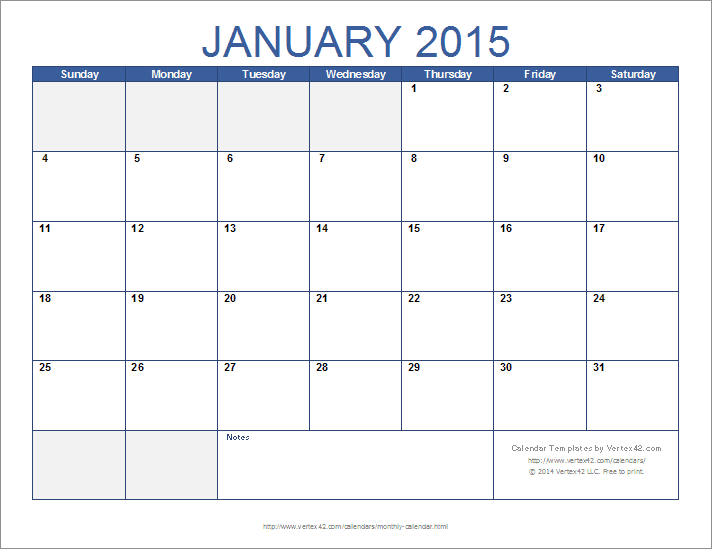
#> input picture calendar-3.jpg, 712 x 549 px
$ python digitize-calendar-2.py
#> lines starting #> are read from the running program, lines starting #| are printed output that depends on the picture; after the words box and inside, x2 and y2 are one past the last pixel; in counts of white or black regions, pixels touching at a corner belong together
import cv2
import numpy as np
import pytesseract
from PIL import Image
import json
import os

# Load image
img = cv2.imread('calendar-3.jpg')
#> img is the input picture: shape (549, 712, 3); mean B, G, R 246.4, 243.6, 242.1
gray = cv2.cvtColor(img, cv2.COLOR_BGR2GRAY)
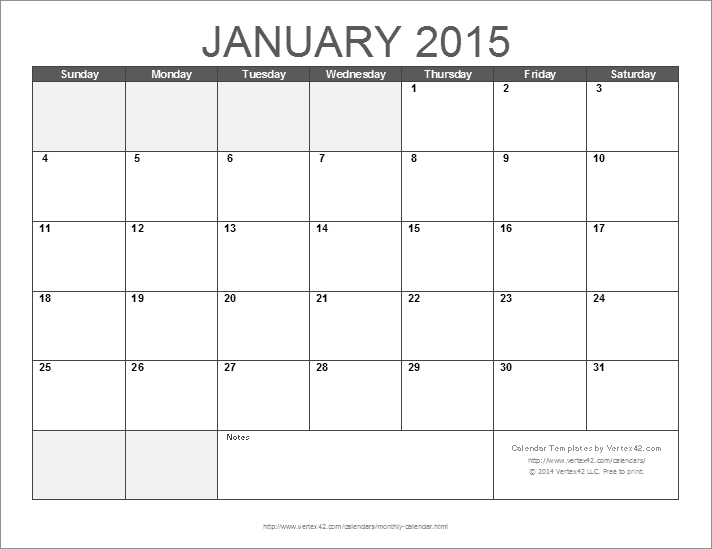
#> gray: shape (549, 712); min 0, max 255, mean 243.5
blurred = cv2.GaussianBlur(gray, (5,5), 0)
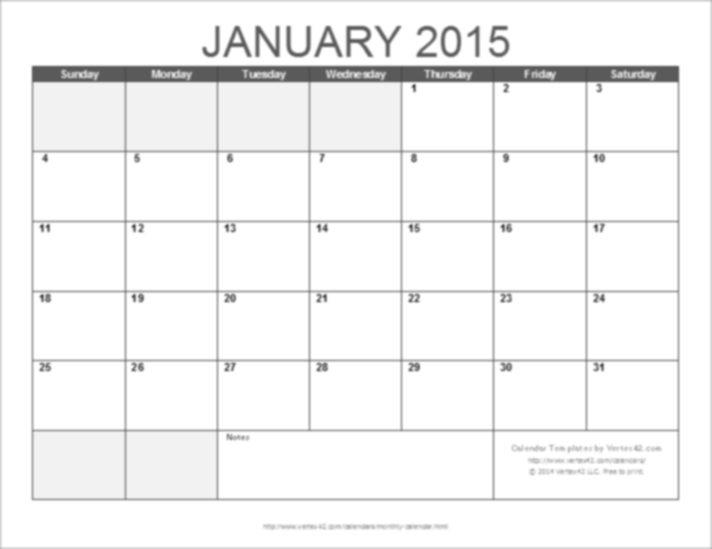
#> blurred: shape (549, 712); min 80, max 255, mean 243.7
thresh = cv2.adaptiveThreshold(blurred, 255,
                                cv2.ADAPTIVE_THRESH_MEAN_C,
                                cv2.THRESH_BINARY_INV, 11, 2)
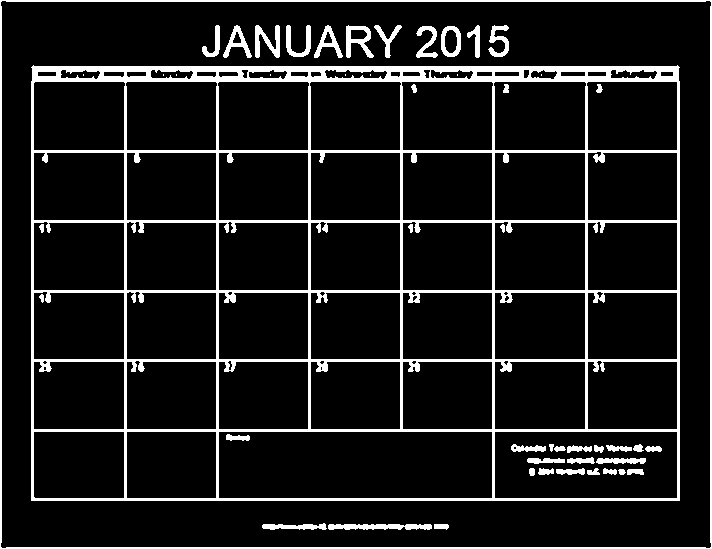
#> thresh: shape (549, 712); 10.7% white; 50 white regions (8 under 20 px), largest, box (x1, y1, x2, y2) and area: (31, 65, 680, 501) 30111, (0, 0, 712, 549) 4996, (328, 524, 432, 530) 513

# Find contours
contours, _ = cv2.findContours(thresh, cv2.RETR_EXTERNAL, cv2.CHAIN_APPROX_SIMPLE)
#> contours = [[[0, 0], [0, 548], [711, 548], [711, 0]]]

# Assume the largest rectangular contour is the calendar
contours = sorted(contours, key=cv2.contourArea, reverse=True)
calendar_contour = contours[0]
#> calendar_contour = [[0, 0], [0, 548], [711, 548], [711, 0]]

# Approximate to a rectangle
peri = cv2.arcLength(calendar_contour, True)
#> peri = 2518
approx = cv2.approxPolyDP(calendar_contour, 0.02 * peri, True)
#> approx = [[0, 0], [0, 548], [711, 548], [711, 0]]

if len(approx) == 4:
    # Perspective transform to get top-down view
    pts = approx.reshape(4, 2)
#> pts = [[0, 0], [0, 548], [711, 548], [711, 0]]

    # Order points: top-left, top-right, bottom-right, bottom-left
    rect = np.zeros((4, 2), dtype="float32")
    s = pts.sum(axis=1)
#> s = [0, 548, 1259, 711]
    rect[0] = pts[np.argmin(s)]
    rect[2] = pts[np.argmax(s)]

    diff = np.diff(pts, axis=1)
#> diff = [0, 548, -163, -711]
    rect[1] = pts[np.argmin(diff)]
    rect[3] = pts[np.argmax(diff)]

    (tl, tr, br, bl) = rect

    # Compute width and height
    widthA = np.linalg.norm(br - bl)
    widthB = np.linalg.norm(tr - tl)
    maxWidth = max(int(widthA), int(widthB))

    heightA = np.linalg.norm(tr - br)
    heightB = np.linalg.norm(tl - bl)
    maxHeight = max(int(heightA), int(heightB))

    dst = np.array([
        [0, 0],
        [maxWidth - 1, 0],
        [maxWidth - 1, maxHeight - 1],
        [0, maxHeight - 1]
    ], dtype="float32")

    M = cv2.getPerspectiveTransform(rect, dst)
    warp = cv2.warpPerspective(img, M, (maxWidth, maxHeight))
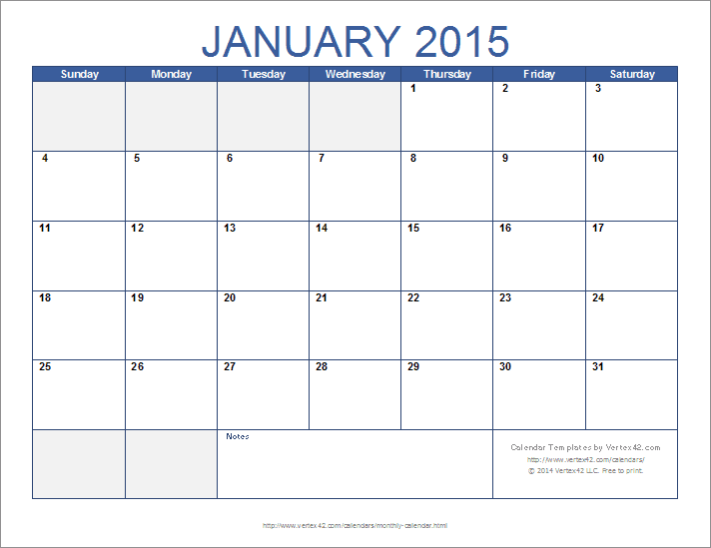
#> warp: shape (548, 711, 3); mean B, G, R 246.4, 243.6, 242.1

    # Now split into 7 columns and 5 (or 6) rows
    rows = 6  # some months may need 5 or 6
    cols = 7

    cell_width = maxWidth // cols
    cell_height = maxHeight // rows

    # Create output folder
    output_folder = "days"
    os.makedirs(output_folder, exist_ok=True)

    calendar_data = {"days": []}
    day_num = 1

    for row in range(rows):
        for col in range(cols):
            x = col * cell_width
            y = row * cell_height
            day_crop = warp[y:y+cell_height, x:x+cell_width]

            # Save each day
            day_filename = os.path.join(output_folder, f"day_{day_num:02d}.jpg")
            cv2.imwrite(day_filename, day_crop)

            # OCR
#> (the run stopped early here; a loop or call above may not have finished)
